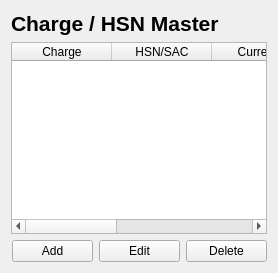
<?xml version="1.0" encoding="UTF-8"?>
<ui version="4.0">
 <class>ChargeManager</class>
 <widget class="QWidget" name="ChargeManager">
  <layout class="QVBoxLayout">

   <item>
    <widget class="QLabel">
     <property name="text"><string>Charge / HSN Master</string></property>
     <property name="font"><font><pointsize>16</pointsize><bold>true</bold></font></property>
    </widget>
   </item>

   <item>
    <widget class="QTableWidget" name="tableCharges">
     <property name="columnCount"><number>5</number></property>
     <column><property name="text"><string>Charge</string></property></column>
     <column><property name="text"><string>HSN/SAC</string></property></column>
     <column><property name="text"><string>Currency</string></property></column>
     <column><property name="text"><string>CGST %</string></property></column>
     <column><property name="text"><string>SGST %</string></property></column>
    </widget>
   </item>

   <item>
    <layout class="QHBoxLayout">
     <item><spacer/></item>
     <item><widget class="QPushButton" name="btnAdd"><property name="text"><string>Add</string></property></widget></item>
     <item><widget class="QPushButton" name="btnEdit"><property name="text"><string>Edit</string></property></widget></item>
     <item><widget class="QPushButton" name="btnDelete"><property name="text"><string>Delete</string></property></widget></item>
    </layout>
   </item>

  </layout>
 </widget>
</ui>
